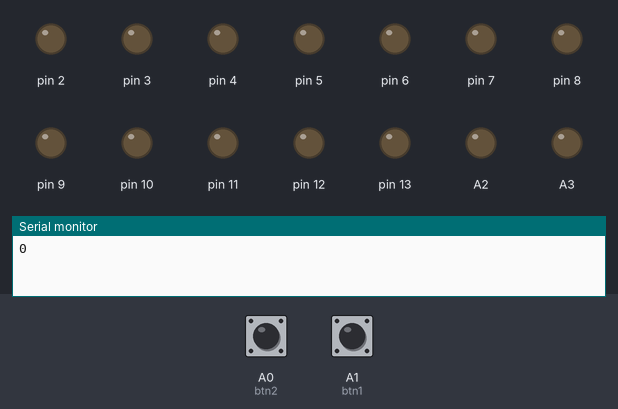
This sketch was run on a simulated Arduino Uno, built with avr-gcc and run on an emulated ATmega328P. Parts: output pins drawn as LEDs (lit = HIGH), the last lines printed to the serial monitor. Dashed ring = blinking. The test bench sets the inputs (shaded band); at power-on: A1 (btn1) HIGH, A0 (btn2) HIGH.

Above: at 1.2 s.
1.3 s: A1 (btn1) pulled LOW for 0.15 s
At 2.5 s:
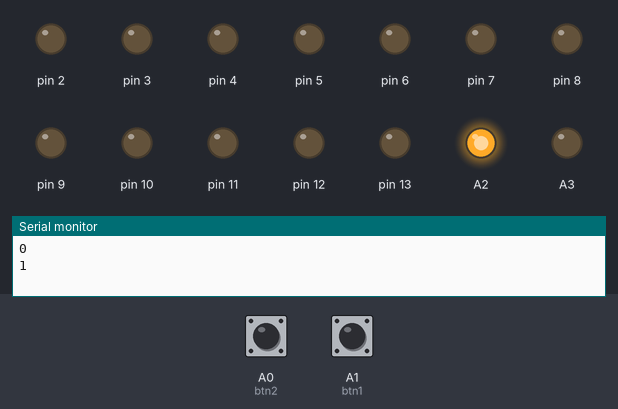
2.9 s: A0 (btn2) pulled LOW for 0.15 s
At 3.91 s:
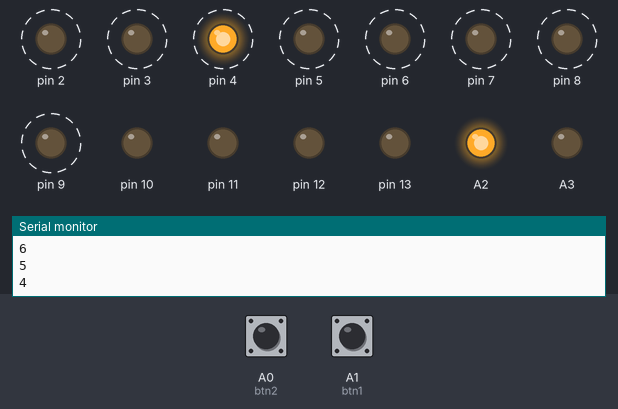
5.5 s: A1 (btn1) pulled LOW for 1 s
At 5.8 s:
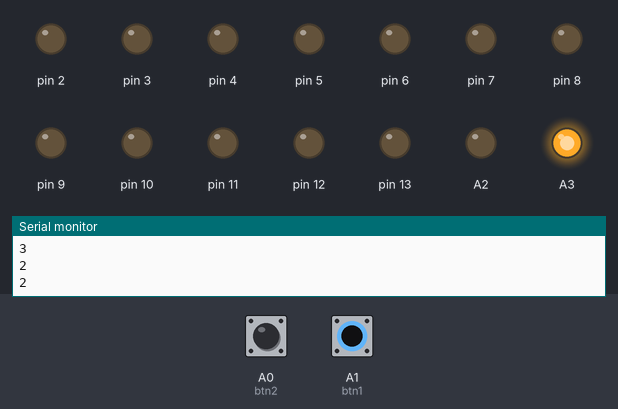
8.0 s: A0 (btn2) pulled LOW for 1 s
At 8.5 s:
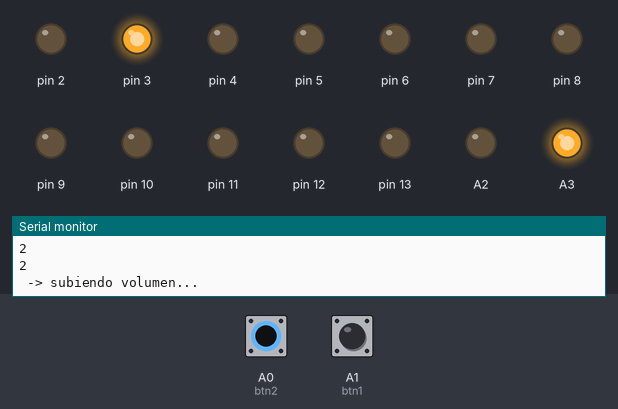
10.5 s: A1 (btn1) pulled LOW for 0.15 s
At 10.8 s:
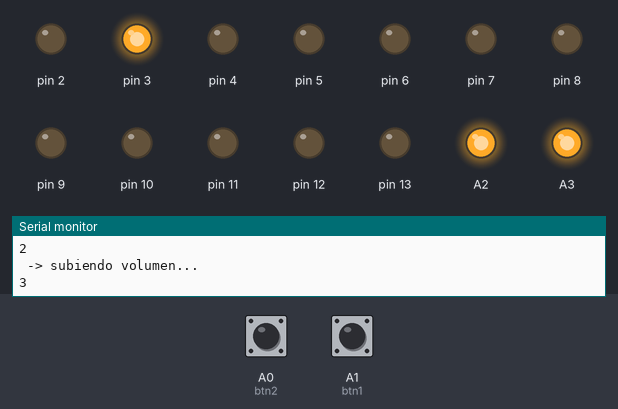
12.1 s: A0 (btn2) pulled LOW for 0.15 s
At 12.8 s:
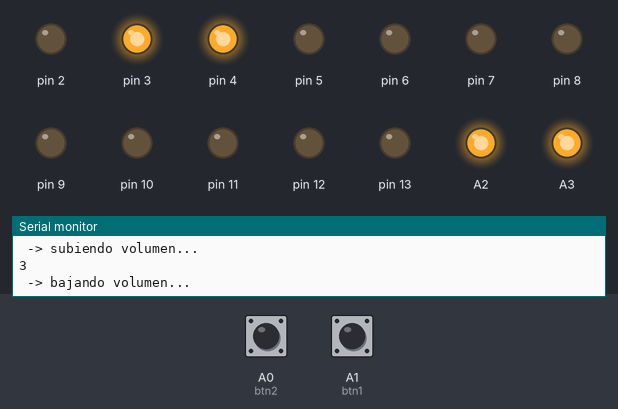
Timing chart, 0 to 14.7 s (numbered marks = the images above; inputs shaded):
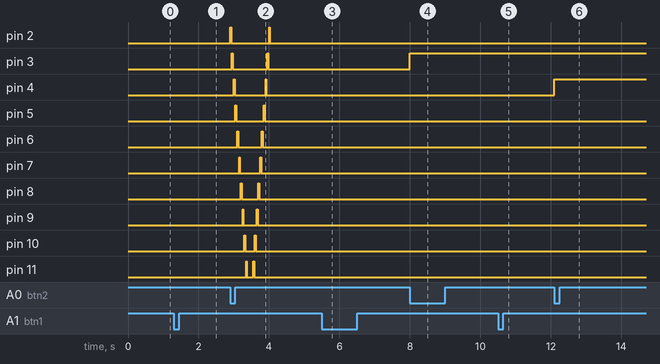

The sketch:

editando_para_menu_de_luces._sector_7segmento.ino
```cpp
int pin=1;
int t=25;


int menu = 0;
int btn1 = A1;
int btn2 = A0;

void setup() {
    pinMode(2,  OUTPUT) ;
    pinMode(3,  OUTPUT) ;
    pinMode(4,  OUTPUT) ;
    pinMode(5,  OUTPUT) ;
    pinMode(6,  OUTPUT) ;
    pinMode(7,  OUTPUT) ;
    pinMode(8,  OUTPUT) ;
    pinMode(9,  OUTPUT) ;
    pinMode(10, OUTPUT) ;
    pinMode(11, OUTPUT) ;
    pinMode(12, OUTPUT) ;
    pinMode(13, OUTPUT) ;

    pinMode(A5, OUTPUT) ;
    pinMode(A4, OUTPUT) ;
    pinMode(A3, OUTPUT) ;
    pinMode(A2, OUTPUT) ;

    pinMode (btn1, INPUT);
    pinMode (btn2, INPUT);

    Serial.begin(9600) ;
    Serial.println (menu);
}

void loop() {
  int lectura1 = digitalRead(btn1);
  int lectura2 = digitalRead(btn2);

 if (lectura1 == 0){
   menu++;
     if(menu ==10){
      menu = 0;
      }

        Serial.println (menu);
    switch(menu){
      case 0: digitalWrite(A5, 0); digitalWrite(A4, 0);
              digitalWrite(A3, 0); digitalWrite(A2, 0);
              break;
      case 1: digitalWrite(A5, 0); digitalWrite(A4, 0);
              digitalWrite(A3, 0); digitalWrite(A2, 1);
              break;
      case 2: digitalWrite(A5, 0); digitalWrite(A4, 0);
              digitalWrite(A3, 1); digitalWrite(A2, 0);
              break;
      case 3: digitalWrite(A5, 0); digitalWrite(A4, 0);
              digitalWrite(A3, 1); digitalWrite(A2, 1);
              break;
      case 4: digitalWrite(A5, 0); digitalWrite(A4, 1);
              digitalWrite(A3, 0); digitalWrite(A2, 0);
              break;
      case 5: digitalWrite(A5, 0); digitalWrite(A4, 1);
              digitalWrite(A3, 0); digitalWrite(A2, 1);
              break;
      case 6: digitalWrite(A5, 0); digitalWrite(A4, 1);
              digitalWrite(A3, 1); digitalWrite(A2, 0);
              break;
      case 7: digitalWrite(A5, 0); digitalWrite(A4, 1);
              digitalWrite(A3, 1); digitalWrite(A2, 1);
              break;
      case 8: digitalWrite(A5, 1); digitalWrite(A4, 0);
              digitalWrite(A3, 0); digitalWrite(A2, 0);
              break;
      case 9: digitalWrite(A5, 1); digitalWrite(A4, 0);
              digitalWrite(A3, 0); digitalWrite(A2, 1);
              break;
    }
    while(!digitalRead(btn1));
 }
    if (lectura2 == 0){
      if(menu ==1){


        for( pin=2; pin <13; pin++){
    pinMode(pin,OUTPUT);
    Serial.println(pin);
    digitalWrite(pin,1);
    delay(t);
        digitalWrite(pin,0);
        delay(t);

        }
  for( pin=13; pin >1; pin--){
pinMode(pin,OUTPUT);
    Serial.println(pin);
    digitalWrite(pin,1);
    delay(t);
        digitalWrite(pin,0);
        delay(t);

  }
        }
      if(menu ==2){
      digitalWrite (3,HIGH);
      Serial.println(" -> subiendo volumen...");
      }
      if(menu ==3){
      digitalWrite (4,HIGH);
      Serial.println(" -> bajando volumen...");
      }
      if(menu ==4){
      digitalWrite (5,HIGH);
      Serial.println(" -> subiendo canal...");
      }
      if(menu ==5){
      digitalWrite (6,HIGH);
      Serial.println(" -> bajando canal...");
      }
         if(menu ==6){
      digitalWrite (6,HIGH);
      Serial.println(" -> bajando canal...");
      }
       if(menu ==7){
      digitalWrite (6,HIGH);
      Serial.println(" -> bajando canal...");
      }
       if(menu ==8){
      digitalWrite (6,HIGH);
      Serial.println(" -> bajando canal...");
      }
       if(menu ==9){
      digitalWrite (6,HIGH);
      Serial.println(" -> bajando canal...");
      }
       if(menu ==0){
      digitalWrite (2 ,LOW);
      digitalWrite (3 ,LOW);
      digitalWrite (4 ,LOW);
      digitalWrite (5 ,LOW);
      digitalWrite (6 ,LOW);
      digitalWrite (7 ,LOW);
      digitalWrite (8 ,LOW);
      digitalWrite (9 ,LOW);
      digitalWrite (10,LOW);
      digitalWrite (11,LOW);
      digitalWrite (12,LOW);
      digitalWrite (13,LOW);
      Serial.println(" -> apagar efectos...");
      }
      while(!digitalRead(btn2));

    }
}
```

Measured:
- after the input at 1.3 s, A2: LOW → HIGH at once
- after the input at 2.9 s, pin 2: alternates HIGH for 0.03 s and LOW for 1.1 s, starting at once; pin 3: alternates HIGH for 0.03 s and LOW for 0.98 s, starting after 0.05 s
- after the input at 5.5 s, A2: HIGH → LOW at once; A3: LOW → HIGH at once
- after the input at 8.0 s, pin 3: LOW → HIGH at once
- after the input at 10.5 s, A2: LOW → HIGH at once
- after the input at 12.1 s, pin 4: LOW → HIGH at once
